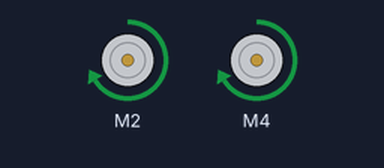
This sketch was run on a simulated Arduino Uno, built with avr-gcc and run on an emulated ATmega328P. On the bench: 2 × DC motor (green arrow = forward, orange = backward, longer = faster).

Above: at 0.1 s.
Timing chart, 0 to 1.6 s (numbered marks = the images above):
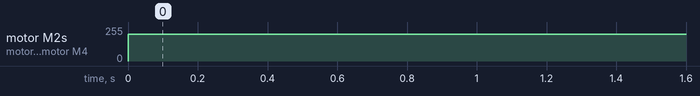

The sketch:

02.8_Run_to_rightforward.ino
```cpp
/**********************************************************************
  Product     : Cokoino 4WD Mecanum Car chassis kit
  Auther      : www.cokoino.com
  Modification: 2023/11/07


          motor4 -------  motor3
                  |   |
                  |   |
                  |   |
          motor1 -------  motor2

**********************************************************************/

#include <AFMotor.h>
 //AF_DCMotor motor1(1);//define motor1
 AF_DCMotor motor2(2);//define motor2
 //AF_DCMotor motor3(3);//define motor3
 AF_DCMotor motor4(4);//define motor4

void setup()
{
  //Set initial speed of the motor & stop
   //motor1.setSpeed(200);//setup the speed of motor1
   motor2.setSpeed(200);//setup the speed of motor2
   //motor3.setSpeed(200);//setup the speed of motor3
   motor4.setSpeed(200);//setup the speed of motor4

}

void loop()
{
  //motor1.run(BACKWARD);  // motor1 run BACKWARD
  motor2.run(FORWARD);     // motor2 run FORWARD
  //motor3.run(FORWARD);   // motor3 run FORWARD
  motor4.run(FORWARD);     // motor4 run FORWARD

}
```

Measured:
- by itself, motor M2, motor M4: stopped → forward 200/255 at 0.00 s
